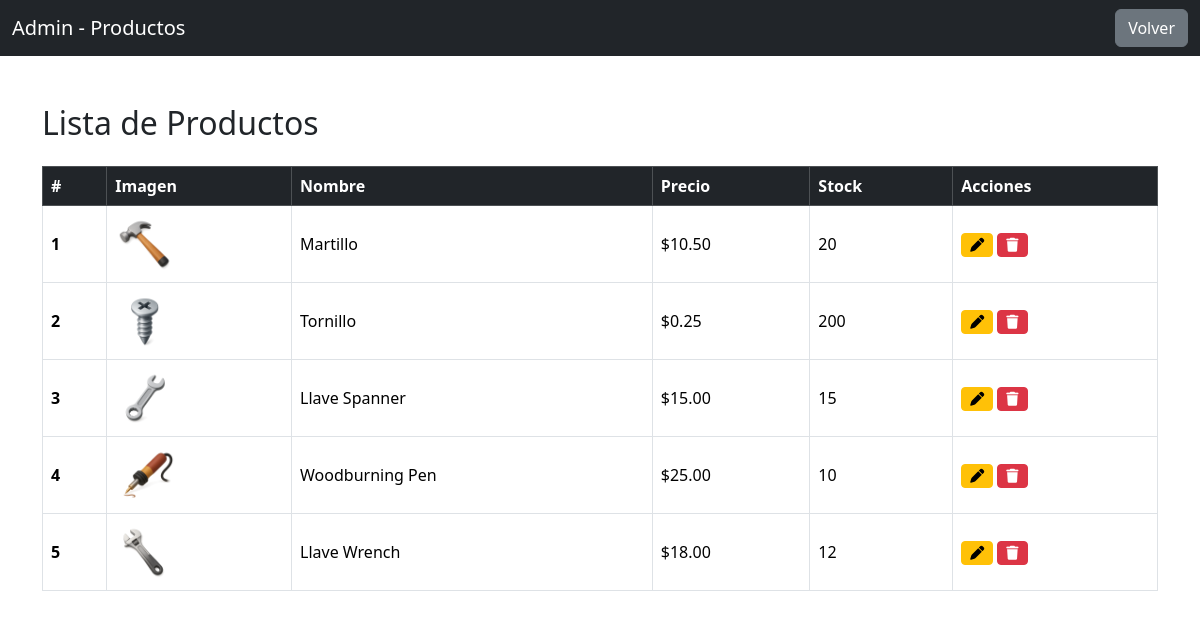
Page /Dontono-pm/admin/ver-productos.php (signed in) on the committed database.
### tables this page shows
CREATE TABLE `productos` (
  `id` int(11) NOT NULL,
  `nombre` varchar(100) DEFAULT NULL,
  `descripcion` text DEFAULT NULL,
  `precio` decimal(10,2) DEFAULT NULL,
  `categoria` varchar(50) DEFAULT NULL,
  `stock` int(11) DEFAULT NULL,
  `imagen` varchar(255) DEFAULT NULL,
  `imagen2` varchar(255) DEFAULT NULL
);

### Dontono-pm/admin/ver-productos.php (the view, shortened to what this page needs)
<?php
include("../php/conexion.php");
$sql = "SELECT * FROM productos";
$resultado = $conn->query($sql);
?>
<html lang="en">
<head>
    <link href="https://cdn.jsdelivr.net/npm/bootstrap@5.3.8/dist/css/bootstrap.min.css" rel="stylesheet">
    <link rel="stylesheet"
    href="https://cdnjs.cloudflare.com/ajax/libs/font-awesome/6.5.2/css/all.min.css">
<body>
    <nav class="navbar navbar-dark bg-dark">
        <div class="container-fluid">
            <span class="navbar-brand">Admin - Productos</span>
            <a href="dashboard.php" class="btn btn-secondary">Volver</a>
        </div>
    </nav>
    <div class="container mt-5">
        <h2 class="mb-4">Lista de Productos</h2>
        <table class="table table-bordered table-hover align-middle">
            <thead class="table-dark">
                <tr>
                    <th>#</th>
                    <th>Imagen</th>
                    <th>Nombre</th>
                    <th>Precio</th>
                    <th>Stock</th>
                    <th>Acciones</th>
                </tr>
            </thead>
            <tbody>
                <?php while($producto = $resultado->fetch_assoc()): ?>
                    <tr>
                        <th scope="row"><?php echo $producto['id']; ?></th>
                        <td> <img src="../img/productos/<?php echo $producto['imagen']; ?>" width="60"> </td>
                        <td><?php echo $producto['nombre']; ?></td>
                        <td>$<?php echo $producto['precio']; ?></td>
                        <td><?php echo $producto['stock']; ?></td>
                        <td>
                            <a href="editar-producto.php?id=<?php echo $producto['id']; ?>" class="btn btn-warning btn-sm">
                                <i class="fa-solid fa-pen"></i>
                            </a>
                            <button
                                class="btn btn-danger btn-sm"
                                data-bs-toggle="modal"
                                data-bs-target="#eliminarModal<?php echo $producto['id']; ?>"
                                data-id="<?php echo $producto['id']; ?>">
                                <i class="fa-solid fa-trash"></i>
                            </button>
                        </td>
                    </tr>
                <?php endwhile; ?>
            </tbody>
        </table>
    </div>
</body>
</html>

### rows in the picture
productos: id "1", imagen (picture), nombre "Martillo", precio "10.50", stock "20"
productos: id "2", imagen (picture), nombre "Tornillo", precio "0.25", stock "200"
productos: id "3", imagen (picture), nombre "Llave Spanner", precio "15.00", stock "15"
productos: id "4", imagen (picture), nombre "Woodburning Pen", precio "25.00", stock "10"
productos: id "5", imagen (picture), nombre "Llave Wrench", precio "18.00", stock "12"
